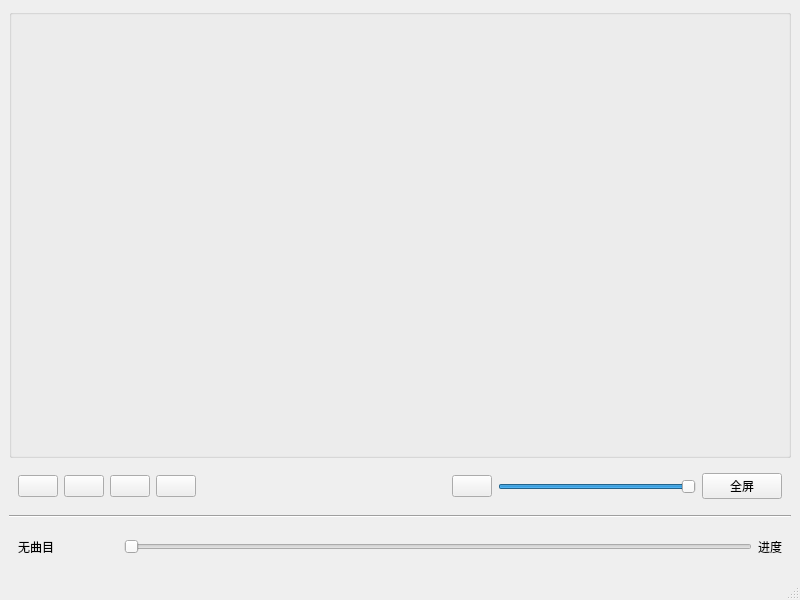
<?xml version="1.0" encoding="UTF-8"?>
<ui version="4.0">
 <class>MainWindow</class>
 <widget class="QMainWindow" name="MainWindow">
  <property name="geometry">
   <rect>
    <x>0</x>
    <y>0</y>
    <width>800</width>
    <height>600</height>
   </rect>
  </property>
  <property name="windowTitle">
   <string>MainWindow</string>
  </property>
  <widget class="QWidget" name="centralwidget">
   <layout class="QVBoxLayout" name="verticalLayout_2">
    <item>
     <widget class="QGroupBox" name="groupBox">
      <property name="title">
       <string/>
      </property>
      <layout class="QVBoxLayout" name="verticalLayout">
       <item>
        <widget class="QmyVideoWidget" name="videoWidget" native="true"/>
       </item>
      </layout>
     </widget>
    </item>
    <item>
     <widget class="QWidget" name="widget_2" native="true">
      <property name="minimumSize">
       <size>
        <width>0</width>
        <height>45</height>
       </size>
      </property>
      <property name="maximumSize">
       <size>
        <width>16777215</width>
        <height>45</height>
       </size>
      </property>
      <layout class="QHBoxLayout" name="horizontalLayout">
       <item>
        <widget class="QPushButton" name="btnAdd">
         <property name="text">
          <string/>
         </property>
         <property name="icon">
          <iconset resource="images.qrc">
           <normaloff>:/new/prefix1/images/001.GIF</normaloff>:/new/prefix1/images/001.GIF</iconset>
         </property>
        </widget>
       </item>
       <item>
        <widget class="QPushButton" name="btnPlay">
         <property name="text">
          <string/>
         </property>
         <property name="icon">
          <iconset resource="images.qrc">
           <normaloff>:/new/prefix1/images/622.bmp</normaloff>:/new/prefix1/images/622.bmp</iconset>
         </property>
        </widget>
       </item>
       <item>
        <widget class="QPushButton" name="btnPause">
         <property name="text">
          <string/>
         </property>
         <property name="icon">
          <iconset resource="images.qrc">
           <normaloff>:/new/prefix1/images/620.bmp</normaloff>:/new/prefix1/images/620.bmp</iconset>
         </property>
        </widget>
       </item>
       <item>
        <widget class="QPushButton" name="btnStop">
         <property name="text">
          <string/>
         </property>
         <property name="icon">
          <iconset resource="images.qrc">
           <normaloff>:/new/prefix1/images/624.bmp</normaloff>:/new/prefix1/images/624.bmp</iconset>
         </property>
        </widget>
       </item>
       <item>
        <spacer name="horizontalSpacer">
         <property name="orientation">
          <enum>Qt::Horizontal</enum>
         </property>
         <property name="sizeHint" stdset="0">
          <size>
           <width>250</width>
           <height>20</height>
          </size>
         </property>
        </spacer>
       </item>
       <item>
        <widget class="QPushButton" name="btnSound">
         <property name="text">
          <string/>
         </property>
         <property name="icon">
          <iconset resource="images.qrc">
           <normaloff>:/new/prefix1/images/volumn.bmp</normaloff>:/new/prefix1/images/volumn.bmp</iconset>
         </property>
        </widget>
       </item>
       <item>
        <widget class="QSlider" name="sliderVolumn">
         <property name="maximum">
          <number>99</number>
         </property>
         <property name="value">
          <number>99</number>
         </property>
         <property name="orientation">
          <enum>Qt::Horizontal</enum>
         </property>
        </widget>
       </item>
       <item>
        <widget class="QPushButton" name="btnFullScreen">
         <property name="text">
          <string>全屏</string>
         </property>
         <property name="icon">
          <iconset resource="images.qrc">
           <normaloff>:/new/prefix1/images/237.GIF</normaloff>:/new/prefix1/images/237.GIF</iconset>
         </property>
        </widget>
       </item>
      </layout>
     </widget>
    </item>
    <item>
     <widget class="Line" name="line">
      <property name="orientation">
       <enum>Qt::Horizontal</enum>
      </property>
     </widget>
    </item>
    <item>
     <widget class="QWidget" name="widget_3" native="true">
      <property name="maximumSize">
       <size>
        <width>16777215</width>
        <height>45</height>
       </size>
      </property>
      <layout class="QHBoxLayout" name="horizontalLayout_2">
       <item>
        <widget class="QLabel" name="labCurMedia">
         <property name="minimumSize">
          <size>
           <width>100</width>
           <height>0</height>
          </size>
         </property>
         <property name="text">
          <string>无曲目</string>
         </property>
        </widget>
       </item>
       <item>
        <widget class="QSlider" name="sliderPosition">
         <property name="tracking">
          <bool>false</bool>
         </property>
         <property name="orientation">
          <enum>Qt::Horizontal</enum>
         </property>
        </widget>
       </item>
       <item>
        <widget class="QLabel" name="labRatio">
         <property name="text">
          <string>进度</string>
         </property>
        </widget>
       </item>
      </layout>
     </widget>
    </item>
   </layout>
  </widget>
  <widget class="QMenuBar" name="menubar">
   <property name="geometry">
    <rect>
     <x>0</x>
     <y>0</y>
     <width>800</width>
     <height>25</height>
    </rect>
   </property>
  </widget>
  <widget class="QStatusBar" name="statusbar"/>
 </widget>
 <customwidgets>
  <customwidget>
   <class>QmyVideoWidget</class>
   <extends>QWidget</extends>
   <header location="global">qmyvideowidget.h</header>
   <container>1</container>
  </customwidget>
 </customwidgets>
 <resources>
  <include location="images.qrc"/>
 </resources>
 <connections/>
</ui>
